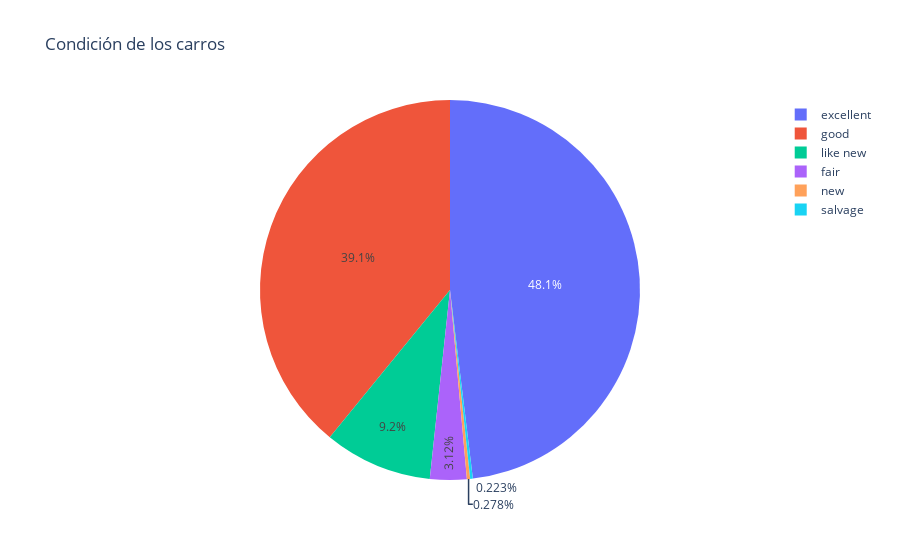

Notebook code for this chart:
### Code cell
condition = car_data['condition'].value_counts().reset_index()
fig = px.pie(condition, values = 'count', names = 'condition', title = 'Condición de los carros')
fig.show()

### Figure 1 — Plotly figure (JSON) as saved in the notebook; plotly's stock layout.template omitted (floating-point values rounded to 4 significant figures)
{"data": [{"domain": {"x": [0, 1], "y": [0, 1]}, "hovertemplate": "condition=%{label}<br>count=%{value}<extra></extra>", "labels": ["excellent", "good", "like new", "fair", "new", "salvage"], "legendgroup": "", "name": "", "showlegend": true, "type": "pie", "values": [24773, 20145, 4742, 1607, 143, 115]}], "layout": {"legend": {"tracegroupgap": 0}, "title": {"text": "Condición de los carros"}}}
